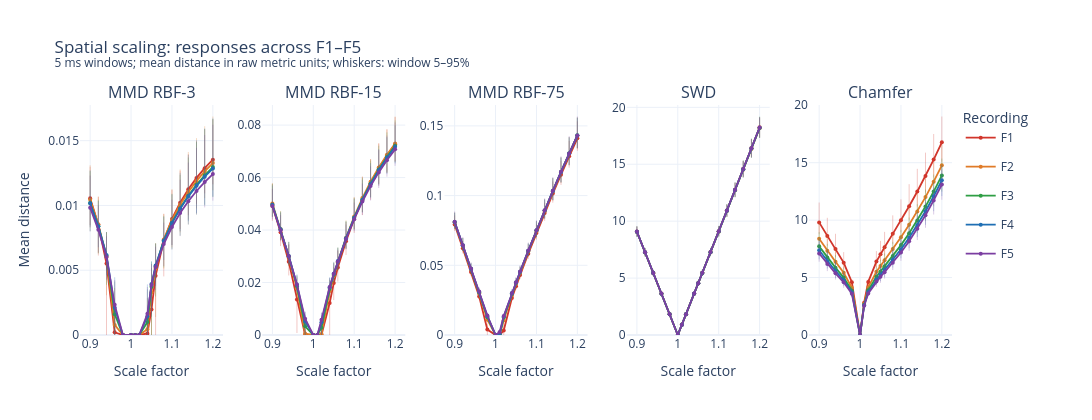

The cell this chart's notebook holds for it:
### Markdown cell above
### Spatial scaling

### Code cell
spatial_scaling_plot = single_perturbation_figure(
    perturbation_summary, "spatial_scaling", show_spread=SHOW_WINDOW_SPREAD
)
show_and_save_perturbation(spatial_scaling_plot, "spatial_scaling")
